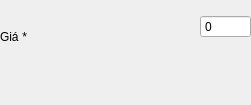
                            <widget class="QWidget" name="confirmContainer" native="true">
                             <property name="minimumSize">
                              <size>
                               <width>0</width>
                               <height>105</height>
                              </size>
                             </property>
                             <layout class="QHBoxLayout" name="horizontalLayout_18">
                              <property name="spacing">
                               <number>0</number>
                              </property>
                              <property name="leftMargin">
                               <number>0</number>
                              </property>
                              <property name="topMargin">
                               <number>0</number>
                              </property>
                              <property name="rightMargin">
                               <number>0</number>
                              </property>
                              <property name="bottomMargin">
                               <number>0</number>
                              </property>
                              <item>
                               <layout class="QHBoxLayout" name="horizontalLayout_17">
                                <property name="spacing">
                                 <number>0</number>
                                </property>
                                <property name="topMargin">
                                 <number>0</number>
                                </property>
                                <item alignment="Qt::AlignTop">
                                 <widget class="QWidget" name="widget_5" native="true">
                                  <property name="minimumSize">
                                   <size>
                                    <width>200</width>
                                    <height>0</height>
                                   </size>
                                  </property>
                                  <property name="maximumSize">
                                   <size>
                                    <width>200</width>
                                    <height>16777215</height>
                                   </size>
                                  </property>
                                  <layout class="QHBoxLayout" name="horizontalLayout_5">
                                   <property name="spacing">
                                    <number>0</number>
                                   </property>
                                   <property name="leftMargin">
                                    <number>0</number>
                                   </property>
                                   <property name="topMargin">
                                    <number>30</number>
                                   </property>
                                   <property name="rightMargin">
                                    <number>0</number>
                                   </property>
                                   <property name="bottomMargin">
                                    <number>0</number>
                                   </property>
                                   <item>
                                    <widget class="QLabel" name="label_7">
                                     <property name="text">
                                      <string>Giá</string>
                                     </property>
                                    </widget>
                                   </item>
                                   <item>
                                    <widget class="QLabel" name="label_required_4">
                                     <property name="sizePolicy">
                                      <sizepolicy hsizetype="Expanding" vsizetype="Preferred">
                                       <horstretch>0</horstretch>
                                       <verstretch>0</verstretch>
                                      </sizepolicy>
                                     </property>
                                     <property name="text">
                                      <string> *</string>
                                     </property>
                                    </widget>
                                   </item>
                                  </layout>
                                 </widget>
                                </item>
                                <item alignment="Qt::AlignTop">
                                 <widget class="QWidget" name="formInput_3" native="true">
                                  <property name="maximumSize">
                                   <size>
                                    <width>16777215</width>
                                    <height>16777215</height>
                                   </size>
                                  </property>
                                  <layout class="QVBoxLayout" name="verticalLayout_15">
                                   <property name="spacing">
                                    <number>0</number>
                                   </property>
                                   <property name="leftMargin">
                                    <number>0</number>
                                   </property>
                                   <property name="topMargin">
                                    <number>15</number>
                                   </property>
                                   <property name="rightMargin">
                                    <number>0</number>
                                   </property>
                                   <property name="bottomMargin">
                                    <number>0</number>
                                   </property>
                                   <item>
                                    <widget class="QSpinBox" name="price_le">
                                     <property name="buttonSymbols">
                                      <enum>QAbstractSpinBox::NoButtons</enum>
                                     </property>
                                     <property name="maximum">
                                      <number>1000000000</number>
                                     </property>
                                    </widget>
                                   </item>
                                   <item alignment="Qt::AlignTop">
                                    <widget class="QLabel" name="error_price">
                                     <property name="text">
                                      <string/>
                                     </property>
                                     <property name="alignment">
                                      <set>Qt::AlignLeading|Qt::AlignLeft|Qt::AlignTop</set>
                                     </property>
                                     <property name="margin">
                                      <number>0</number>
                                     </property>
                                    </widget>
                                   </item>
                                  </layout>
                                 </widget>
                                </item>
                               </layout>
                              </item>
                             </layout>
                            </widget>
